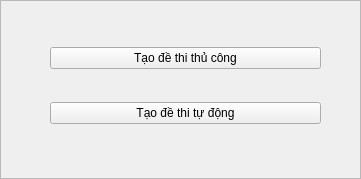
<?xml version="1.0" encoding="UTF-8"?>
<ui version="4.0">
 <class>Frame</class>
 <widget class="QFrame" name="Frame">
  <property name="geometry">
   <rect>
    <x>0</x>
    <y>0</y>
    <width>361</width>
    <height>179</height>
   </rect>
  </property>
  <property name="windowTitle">
   <string>Frame</string>
  </property>
  <property name="frameShape">
   <enum>QFrame::StyledPanel</enum>
  </property>
  <property name="frameShadow">
   <enum>QFrame::Raised</enum>
  </property>
  <widget class="QWidget" name="verticalLayoutWidget">
   <property name="geometry">
    <rect>
     <x>50</x>
     <y>20</y>
     <width>271</width>
     <height>131</height>
    </rect>
   </property>
   <layout class="QVBoxLayout" name="verticalLayout">
    <item>
     <widget class="QPushButton" name="tao_de_thi_thu_cong_button">
      <property name="text">
       <string>Tạo đề thi thủ công</string>
      </property>
     </widget>
    </item>
    <item>
     <widget class="QPushButton" name="tao_de_thi_tu_dong_button">
      <property name="text">
       <string>Tạo đề thi tự động</string>
      </property>
     </widget>
    </item>
   </layout>
  </widget>
 </widget>
 <resources/>
 <connections/>
</ui>
